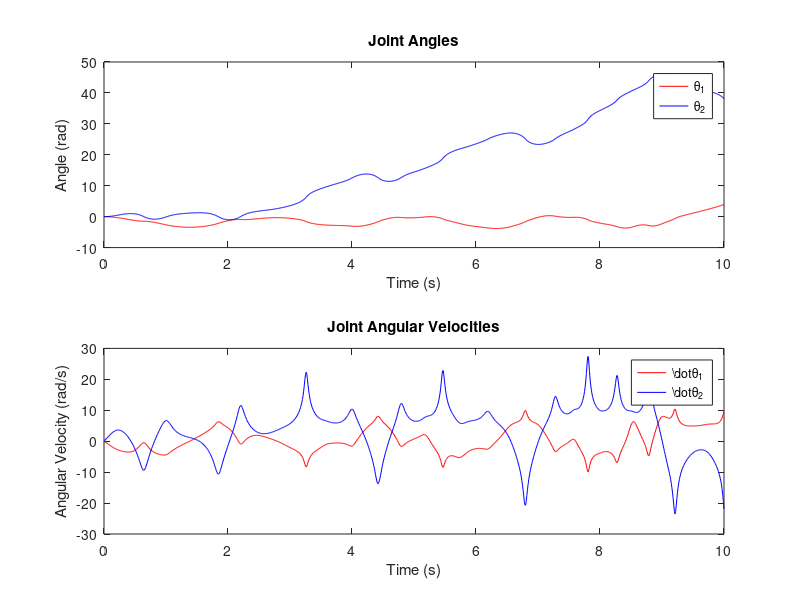

Here is the MATLAB script that generated this plot:
clear; clc; close all;

%% System Parameters
l1 = 1.0;  % Length of link 1
l2 = 1.0;  % Length of link 2
m1 = 1.0;  % Mass of link 1
m2 = 1.0;  % Mass of link 2
I1 = 0.1;  % Inertia of link 1
I2 = 0.1;  % Inertia of link 2
g = 9.81;  % Acceleration due to gravity

%% Dynamics Functions
% Mass (Inertia) Matrix
M = @(theta) [I1 + I2 + m1*(l1/2)^2 + m2*(l1^2 + (l2/2)^2 + 2*l1*(l2/2)*cos(theta(2))), I2 + m2*((l2/2)^2 + l1*(l2/2)*cos(theta(2)));
              I2 + m2*((l2/2)^2 + l1*(l2/2)*cos(theta(2))), I2 + m2*(l2/2)^2];

% Coriolis and Centrifugal Matrix
C = @(theta, dtheta) [-m2*l1*(l2/2)*sin(theta(2))*dtheta(2), -m2*l1*(l2/2)*sin(theta(2))*(dtheta(1) + dtheta(2));
                      m2*l1*(l2/2)*sin(theta(2))*dtheta(1), 0];

% Gravity Vector
G = @(theta) [m1*g*(l1/2)*cos(theta(1)) + m2*g*(l1*cos(theta(1)) + (l2/2)*cos(theta(1) + theta(2)));
              m2*g*(l2/2)*cos(theta(1) + theta(2))];

% Dynamics
dynamics = @(t, x, u) [x(3:4);
                       M(x(1:2)) \ (u - C(x(1:2), x(3:4))*x(3:4) - G(x(1:2)))];

%% Initial Conditions and Simulation Parameters
theta1_0 = 0;  % Initial angle of joint 1
theta2_0 = 0;  % Initial angle of joint 2
dtheta1_0 = 0;    % Initial angular velocity of joint 1
dtheta2_0 = 0;    % Initial angular velocity of joint 2

x0 = [theta1_0; theta2_0; dtheta1_0; dtheta2_0];  % Initial state

T = 10;  % Simulation time
dt = 0.01;  % Time step
time = 0:dt:T;

%% Control Input (for simplicity, we use zero torques here)
u = @(t) [0; 0.5];

%% Simulate the System
[t, x] = ode45(@(t, x) dynamics(t, x, u(t)), time, x0);

%% Plot the Results
figure;
subplot(2,1,1);
plot(t, x(:, 1), 'r', t, x(:, 2), 'b');
xlabel('Time (s)');
ylabel('Angle (rad)');
legend('\theta_1', '\theta_2');
title('Joint Angles');

subplot(2,1,2);
plot(t, x(:, 3), 'r', t, x(:, 4), 'b');
xlabel('Time (s)');
ylabel('Angular Velocity (rad/s)');
legend('\dot{\theta}_1', '\dot{\theta}_2');
title('Joint Angular Velocities');
